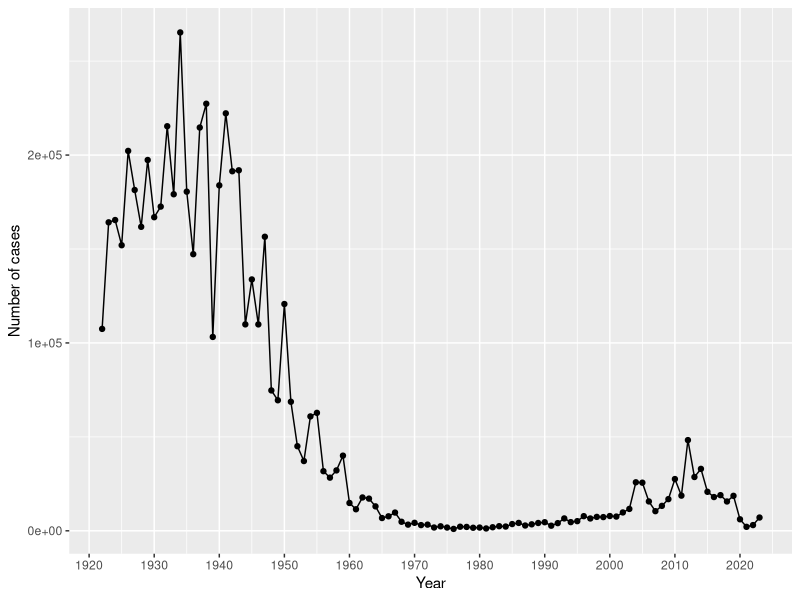
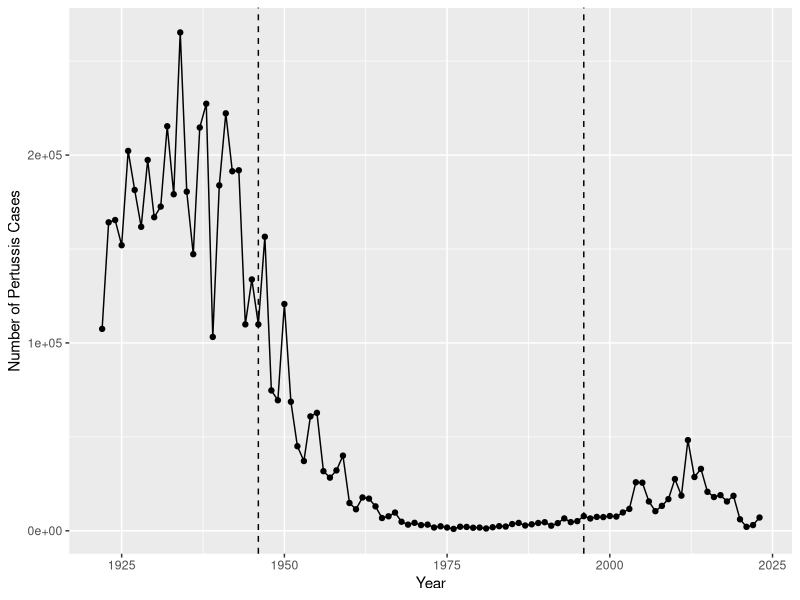

Reproduce these figures in R, in order. (Note: this script raises an error after producing the figures.)
## ---- chunk 1
cdc <- read.csv("cdc.csv")
cdc$No..Reported.Pertussis.Cases <- as.numeric(gsub(",", "", cdc$No..Reported.Pertussis.Cases))

library(ggplot2)

ggplot(cdc) +
  aes(x = Year, y = No..Reported.Pertussis.Cases) +
  geom_point() +
  geom_line() +
  scale_x_continuous(breaks = seq(1920, 2020, by = 10)) +
  labs(x = "Year", y = "Number of cases")
## ---- chunk 2
ggplot(cdc) +
  aes(x = Year, y = No..Reported.Pertussis.Cases) +
  geom_point() +
  geom_line() +
  geom_vline(xintercept = 1946, linetype = "dashed") +
  geom_vline(xintercept = 1996, linetype = "dashed") +
  labs(
    x = "Year",
    y = "Number of Pertussis Cases"
  )
## ---- chunk 3
# Allows us to read, write and process JSON data
library(jsonlite)
subject <- read_json("https://www.cmi-pb.org/api/subject", simplifyVector = TRUE) 
head(subject, 3)
## ---- chunk 4
table(subject$infancy_vac)
## ---- chunk 5
table(subject$biological_sex)
## ---- chunk 6
table(subject$biological_sex, subject$race)
## ---- chunk 7
library(lubridate)
today()
today() - ymd("2000-01-01")
## ---- chunk 8
time_length( today() - ymd("2000-01-01"),  "years")
## ---- chunk 9
library(lubridate)

subject$age <- today() - ymd(subject$year_of_birth)

library(dplyr)

ap <- subject %>% filter(infancy_vac == "aP")

round(summary(time_length(ap$age, "years")))

wp <- subject %>% filter(infancy_vac == "wP")

round(summary(time_length(wp$age, "years")))

## ---- chunk 10
int <- ymd(subject$date_of_boost) - ymd(subject$year_of_birth)
age_at_boost <- time_length(int, "year")
head(age_at_boost)
## ---- chunk 11
ggplot(subject) +
  aes(time_length(age, "year"),
      fill=as.factor(infancy_vac)) +
  geom_histogram(show.legend=FALSE) +
  facet_wrap(vars(infancy_vac), nrow=2) +
  xlab("Age in years")

# Or use wilcox.test() 
x <- t.test(time_length( wp$age, "years" ),
       time_length( ap$age, "years" ))

x$p.value
## ---- chunk 12
library(jsonlite)
library(dplyr)

# Read specimen table
specimen <- read_json("https://www.cmi-pb.org/api/specimen", simplifyVector = TRUE)

# Read titer/ab_titer table
titer <- read_json("https://www.cmi-pb.org/api/plasma_ab_titer", simplifyVector = TRUE)
## ---- chunk 13
library(dplyr)

# Q9: join specimen and subject
meta <- left_join(specimen, subject, by = "subject_id")

# check dimensions and first few rows
dim(meta)
head(meta)
## ---- chunk 14
library(dplyr)

# Q10: join titer with meta data
abdata <- inner_join(titer, meta, by = "specimen_id")

# check dimensions
dim(abdata)
## ---- chunk 15
table(abdata$isotype)
## ---- chunk 16
# List all unique dataset values
unique(abdata$dataset)

# Count number of rows per dataset
table(abdata$dataset)
## ---- chunk 17
igg <- abdata %>% filter(isotype == "IgG")
head(igg)
## ---- chunk 18
library(ggplot2)

ggplot(igg) +
  aes(x = MFI, y = antigen, fill = biological_sex) +
  geom_boxplot() +
  xlim(0, 75) +
  facet_wrap(vars(visit), nrow = 2)
## ---- chunk 19
ggplot(igg) +
  aes(MFI_normalised, antigen, col=infancy_vac ) +
  geom_boxplot(show.legend = FALSE) + 
  facet_wrap(vars(visit), nrow=2) +
  xlim(0,75) +
  theme_bw()
## ---- chunk 20
igg %>% filter(visit != 8) %>%
ggplot() +
  aes(MFI_normalised, antigen, col=infancy_vac ) +
  geom_boxplot(show.legend = FALSE) + 
  xlim(0,75) +
  facet_wrap(vars(infancy_vac, visit), nrow=2)
## ---- chunk 21
library(dplyr)
library(ggplot2)

# Filter for OVA and PT
igg %>%
  filter(antigen %in% c("OVA", "PT")) %>%
  ggplot() +
  aes(x = MFI, y = antigen, col = infancy_vac) +  # MFI on x-axis, antigen on y-axis, color by vaccination type
  geom_boxplot(show.legend = TRUE) +
  facet_wrap(vars(visit)) +
  theme_bw()
## ---- chunk 22
library(dplyr)
library(ggplot2)

igg %>%
  filter(antigen == "FIM2/3") %>%
  ggplot() +
  aes(x = MFI_normalised, y = antigen, col = infancy_vac) +  # normalized MFI on x, antigen on y, color by vaccine type
  geom_boxplot(show.legend = TRUE) +
  facet_wrap(vars(visit)) +
  theme_bw()
## ---- chunk 23
abdata.21 <- abdata %>% filter(dataset == "2021_dataset")

abdata.21 %>% 
  filter(isotype == "IgG",  antigen == "PT") %>%
  ggplot() +
    aes(x=planned_day_relative_to_boost,
        y=MFI_normalised,
        col=infancy_vac,
        group=subject_id) +
    geom_point() +
    geom_line() +
    geom_vline(xintercept=0, linetype="dashed") +
    geom_vline(xintercept=14, linetype="dashed") +
  labs(title="2021 dataset IgG PT",
       subtitle = "Dashed lines indicate day 0 (pre-boost) and 14 (apparent peak levels)")
## ---- chunk 24
url <- "https://www.cmi-pb.org/api/v2/rnaseq?versioned_ensembl_gene_id=eq.ENSG00000211896.7"

rna <- read_json(url, simplifyVector = TRUE) 
## ---- chunk 25
#meta <- inner_join(specimen, subject)
ssrna <- inner_join(rna, meta)
## ---- chunk 26
library(ggplot2)

ggplot(ssrna) +
  aes(x = visit, y = tpm, group = subject_id) +
  geom_point() +
  geom_line(alpha = 0.2) +
  labs(title = "Time course of IGHG1 expression",
       x = "Visit",
       y = "TPM (gene expression)")
## ---- chunk 27
ggplot(ssrna) +
  aes(tpm, col=infancy_vac) +
  geom_boxplot() +
  facet_wrap(vars(visit))
## ---- chunk 28
ssrna %>%  
  filter(visit==4) %>% 
  ggplot() +
    aes(tpm, col=infancy_vac) + geom_density() + 
    geom_rug() 
